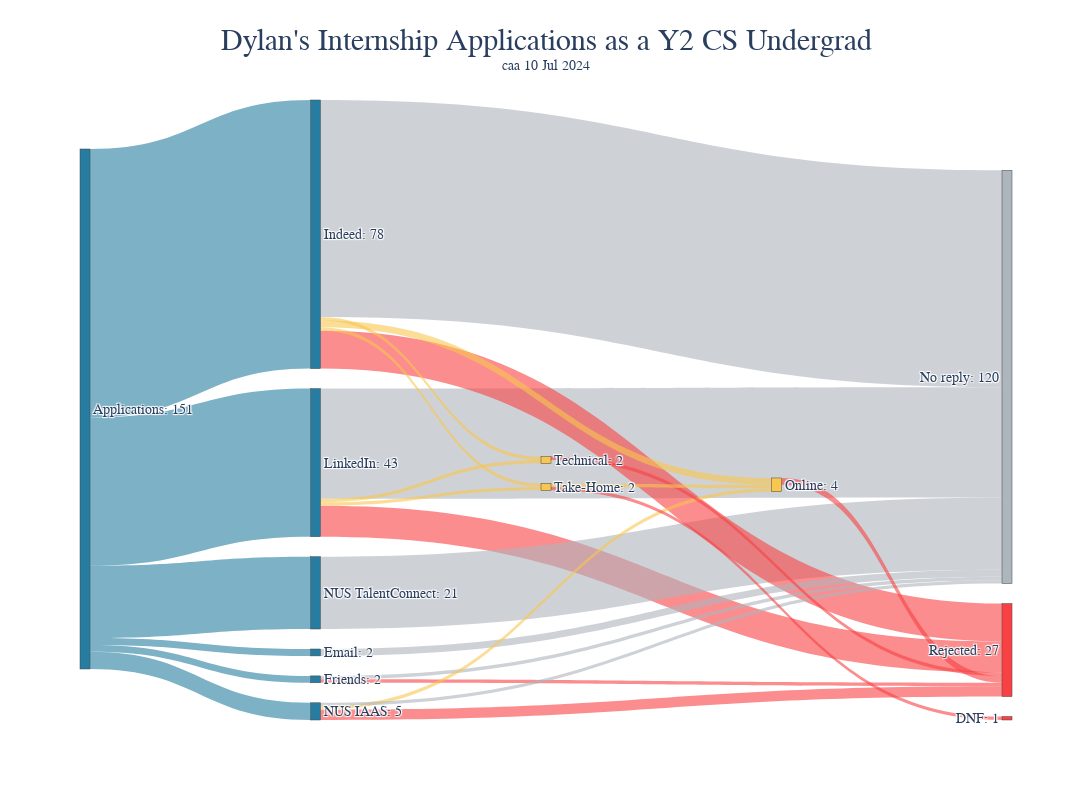

Notebook cell for this chart:
### Code cell
# Plot Sankey Diagram
fig = go.Figure(data=[go.Sankey(
    valueformat = ".0f",
    node = dict(
      pad = 20,
      thickness = 10,
      label = unique_nodes_with_values,
      color = node_colors
    ),
    link = dict(
      source = sankey_df['source'].to_list(),
      target = sankey_df['target'].to_list(),
      value = sankey_df['value'].to_list(),
      color = link_colors
  ))])

fig.update_layout(title_text="Dylan's Internship Applications as a Y2 CS Undergrad", title_xanchor='center', title_x=0.5, title_font_size=30, title_font_family='Helvetica',
                  font_size=14, font_family='Helvetica',
                  annotations=[dict(x=0.5, y=1.07, showarrow=False, text=f"caa {datetime.today().date().strftime('%d %b %Y')}", xref="paper", yref="paper")],
                  width=1200, height=800)
fig.show()

### Figure 1 — Plotly figure (JSON) as saved in the notebook; plotly's stock layout.template omitted (floating-point values rounded to 4 significant figures)
{"data": [{"link": {"color": ["rgba(39, 125, 161, 0.6)", "rgba(39, 125, 161, 0.6)", "rgba(39, 125, 161, 0.6)", "rgba(39, 125, 161, 0.6)", "rgba(39, 125, 161, 0.6)", "rgba(39, 125, 161, 0.6)", "rgba(173, 181, 189, 0.6)", "rgba(249, 65, 68, 0.6)", "rgba(249, 199, 79, 0.6)", "rgba(173, 181, 189, 0.6)", "rgba(249, 199, 79, 0.6)", "rgba(173, 181, 189, 0.6)", "rgba(249, 65, 68, 0.6)", "rgba(173, 181, 189, 0.6)", "rgba(249, 199, 79, 0.6)", "rgba(173, 181, 189, 0.6)", "rgba(249, 65, 68, 0.6)", "rgba(249, 199, 79, 0.6)", "rgba(249, 65, 68, 0.6)", "rgba(249, 199, 79, 0.6)", "rgba(173, 181, 189, 0.6)", "rgba(249, 199, 79, 0.6)", "rgba(249, 65, 68, 0.6)", "rgba(249, 65, 68, 0.6)", "rgba(249, 65, 68, 0.6)", "rgba(249, 199, 79, 0.6)"], "source": [0, 0, 0, 0, 0, 0, 2, 2, 2, 3, 2, 4, 4, 5, 4, 6, 5, 4, 7, 7, 7, 4, 12, 9, 11, 9], "target": [4, 2, 3, 7, 5, 6, 1, 10, 12, 1, 9, 1, 10, 1, 11, 1, 10, 12, 10, 11, 1, 9, 10, 8, 10, 11], "value": [78, 43, 21, 5, 2, 2, 32, 9, 1, 21, 1, 63, 11, 1, 2, 2, 1, 1, 3, 1, 1, 1, 1, 1, 2, 1]}, "node": {"color": ["rgba(39, 125, 161, 1)", "rgba(173, 181, 189, 1)", "rgba(39, 125, 161, 1)", "rgba(39, 125, 161, 1)", "rgba(39, 125, 161, 1)", "rgba(39, 125, 161, 1)", "rgba(39, 125, 161, 1)", "rgba(39, 125, 161, 1)", "rgba(249, 65, 68, 1)", "rgba(249, 199, 79, 1)", "rgba(249, 65, 68, 1)", "rgba(249, 199, 79, 1)", "rgba(249, 199, 79, 1)"], "label": ["Applications: 151", "No reply: 120", "LinkedIn: 43", "NUS TalentConnect: 21", "Indeed: 78", "Friends: 2", "Email: 2", "NUS IAAS: 5", "DNF: 1", "Take-Home: 2", "Rejected: 27", "Online: 4", "Technical: 2"], "pad": 20, "thickness": 10}, "type": "sankey", "valueformat": ".0f"}], "layout": {"annotations": [{"showarrow": false, "text": "caa 10 Jul 2024", "x": 0.5, "xref": "paper", "y": 1.07, "yref": "paper"}], "font": {"family": "Helvetica", "size": 14}, "height": 800, "title": {"font": {"family": "Helvetica", "size": 30}, "text": "Dylan's Internship Applications as a Y2 CS Undergrad", "x": 0.5, "xanchor": "center"}, "width": 1200}}
